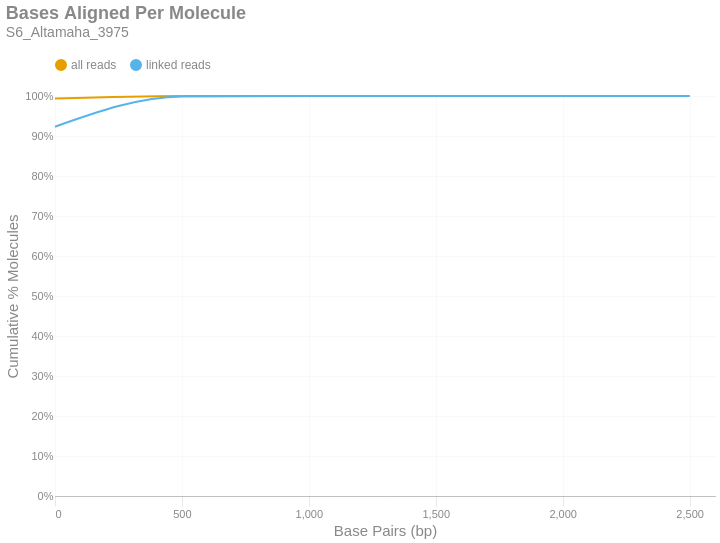

The cell this chart's notebook holds for it:
### Markdown cell above
### Bases Aligned Per Molecule
This is a cumulative frequency distribution showing the number of base pairs aligned per unique molecule. These data are shown in 500 bp bins. There are two distributions: one with `all reads` (yellow) and another with only `linked reads` (blue). The percent of molecules in the `linked reads` distribution is relative to the total number of linked molecules.

### Code cell
if SKIPLR:
    print_html(f"Skipped")
else:
    binned_df = consolidated_hist(valids['aligned_bp'], mask, 500, True)
    with SafeRender(binned_df):
        (
            density_plot(binned_df, 'Bases Aligned Per Molecule', samplename, 'basesper')
            .encode(
                x=alt.X('bin:Q', title="Base Pairs (bp)").axis(tickMinStep=500).scale(padding=0),
                y=alt.Y('value:Q', title='Cumulative % Molecules')
                    .axis(format='%')
                    .scale(domain = [0,1])
                    .stack(False),
                color=alt.Color("key:N").scale(domain = ["all reads", "linked reads"]),
                tooltip = [
                    alt.Tooltip("key:N", title = "Data Type"),
                    alt.Tooltip("range_label:N", title="Bases Aligned Per Molecule"),
                    alt.Tooltip("value:Q", format = ".2%", title="% Molecules (Cum.)")
                ]
            )
        ).display()

### Figure 1 — Vega-Lite specification as saved in the notebook (floating-point values rounded to 4 significant figures)
{"width": "container", "height": 400, "config": {"title": {"anchor": "start", "dy": -15, "fontSize": 18, "color": "#888888", "subtitleColor": "#888888", "subtitleFontSize": 14}, "arc": {"fill": "#0072B2"}, "axis": {"domainColor": "#888888", "domainWidth": 0.5, "gridWidth": 0.2, "grid": false, "titleFontWeight": 400, "titleFontSize": 15, "labelFontSize": 11, "labelColor": "#888888", "tickColor": "#888888", "tickWidth": 0.2, "titleColor": "#888888"}, "axisBand": {"grid": false}, "axisX": {"grid": true, "tickSize": 10, "domainCap": "round"}, "axisY": {"domain": false, "grid": true, "tickSize": 0, "domainCap": "round"}, "background": "transparent", "header": {"labelFontSize": 15, "labelColor": "#888888", "titleFontSize": 15, "titleFontWeight": 600, "titleColor": "#888888"}, "legend": {"labelFont": "sans-serif", "labelFontSize": 12, "labelColor": "#888888", "symbolSize": 100, "symbolType": "circle", "titleFontSize": 12, "titlePadding": 10, "titleColor": "#888888", "title": null, "orient": "top"}, "range": {"category": ["#E69F00", "#56B4E9", "#009E73", "#F0E442", "#0072B2", "#D55E00", "#CC79A7", "#000000"], "diverging": ["#cfe8f3", "#a2d4ec", "#73bfe2", "#46abdb", "#1696d2", "#12719e"]}, "area": {"fill": "#0072B2", "fillOpacity": 0.7, "line": true, "strokeOpacity": 0.7}, "line": {"color": "#0072B2", "stroke": "#0072B2", "strokeWidth": 2}, "trail": {"color": "#0072B2", "stroke": "#0072B2", "strokeWidth": 0, "size": 1}, "point": {"filled": true, "fillOpacity": 1.0, "size": 95}, "text": {"color": "#888888", "fontSize": 11, "align": "right", "fontWeight": 400, "size": 11}, "bar": {"fill": "#0072B2", "stroke": null}, "view": {"stroke": null, "continuousWidth": 660, "continuousHeight": 400}}, "data": {"name": "data-a9ae56faad0a36ee7dee0e483782d476"}, "mark": {"type": "line", "interpolate": "monotone", "point": {"opacity": 0, "size": 275}}, "encoding": {"color": {"field": "key", "scale": {"domain": ["all reads", "linked reads"]}, "type": "nominal"}, "tooltip": [{"field": "key", "title": "Data Type", "type": "nominal"}, {"field": "range_label", "title": "Bases Aligned Per Molecule", "type": "nominal"}, {"field": "value", "format": ".2%", "title": "% Molecules (Cum.)", "type": "quantitative"}], "x": {"axis": {"tickMinStep": 500}, "field": "bin", "scale": {"padding": 0}, "title": "Base Pairs (bp)", "type": "quantitative"}, "y": {"axis": {"format": "%"}, "field": "value", "scale": {"domain": [0, 1]}, "stack": false, "title": "Cumulative % Molecules", "type": "quantitative"}}, "params": [{"name": "param_c36ac31b6afebe62", "select": {"type": "point", "fields": ["key"]}, "bind": "legend"}], "title": {"text": "Bases Aligned Per Molecule", "subtitle": "S6_Altamaha_3975"}, "transform": [{"fold": ["all reads (cumsum)", "linked reads (cumsum)"]}, {"calculate": "replace(datum.key, ' (cumsum)', '')", "as": "key"}, {"filter": {"param": "param_c36ac31b6afebe62"}}], "usermeta": {"embedOptions": {"downloadFileName": "S6_Altamaha_3975.basesper"}}, "$schema": "https://vega.github.io/schema/vega-lite/v6.1.0.json", "datasets": {"data-a9ae56faad0a36ee7dee0e483782d476": [{"bin": "0.0", "interval": "0.0-500.0", "all reads": 0.9935, "linked reads": 0.9233, "all reads (cumsum)": 0.9935, "linked reads (cumsum)": 0.9233, "range_label": "0-499"}, {"bin": "500.0", "interval": "500.0-1000.0", "all reads": 0.006399, "linked reads": 0.07561, "all reads (cumsum)": 0.9999, "linked reads (cumsum)": 0.9989, "range_label": "500-999"}, {"bin": "1000.0", "interval": "1000.0-1500.0", "all reads": 0.0001024, "linked reads": 0.00104, "all reads (cumsum)": 1.0, "linked reads (cumsum)": 0.9999, "range_label": "1000-1499"}, {"bin": "1500.0", "interval": "1500.0-2000.0", "all reads": 6.506e-06, "linked reads": 6.933e-05, "all reads (cumsum)": 1.0, "linked reads (cumsum)": 1.0, "range_label": "1500-1999"}, {"bin": "2000.0", "interval": "2000.0-2500.0", "all reads": 1.132e-06, "linked reads": 1.04e-05, "all reads (cumsum)": 1.0, "linked reads (cumsum)": 1.0, "range_label": "2000-2499"}, {"bin": "2500.0", "interval": "2500.0-3000.0", "all reads": 1.132e-06, "linked reads": 1.04e-05, "all reads (cumsum)": 1.0, "linked reads (cumsum)": 1.0, "range_label": "2500-2999"}]}}
